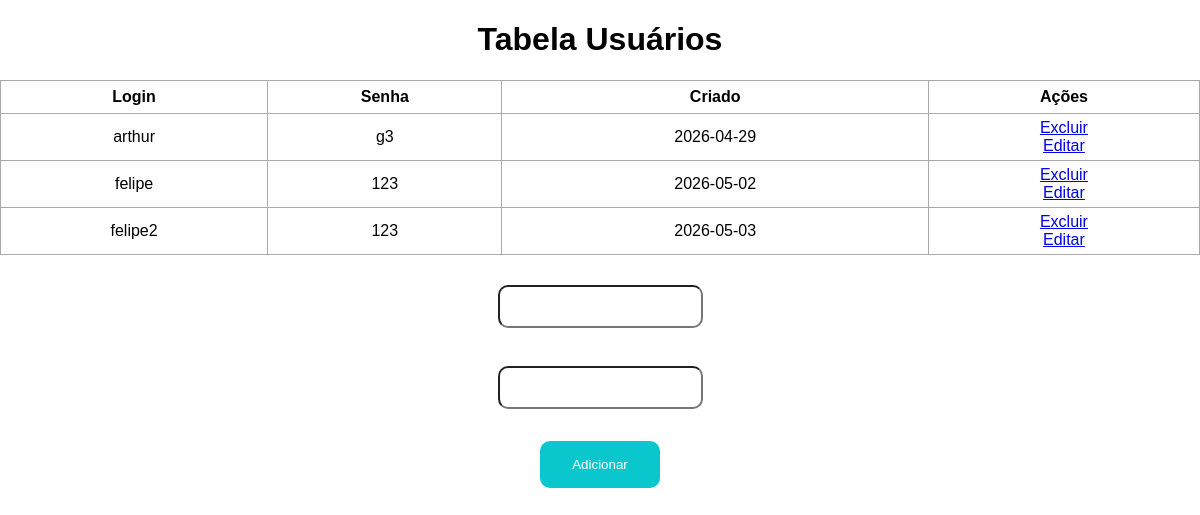
/cadastro, run on an earlier commit of the app's database.
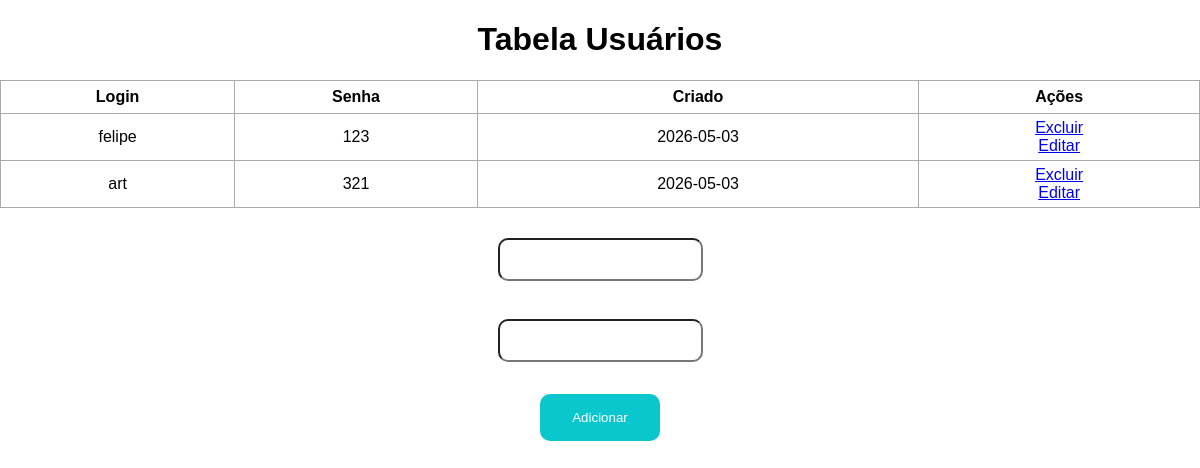
And on a later commit of the database.
### app.py (models this page shows, shortened)
class Usuario(db.Model):
    login = db.Column(db.String, primary_key=True)
    senha = db.Column(db.String(20), nullable = False)
    data_c = db.Column(db.DateTime, default= datetime.now)

### app.py (the view)
@app.route('/cadastro', methods = ['POST','GET'])
def index():
    if request.method == 'POST':
        login = request.form['Login'].strip()
        senha = request.form['Senha'].strip()
        if not login or not senha:
            return "Login e Senha não podem ser vazios"
        if Usuario.query.get(login):
            return "Usuário já existe"
        novo_usuario = Usuario(login=login, senha=senha)
        try:
            db.session.add(novo_usuario)
            db.session.commit()
            return redirect('/')
        except:
            return 'Deu problema'
    else:
        usuarios = Usuario.query.order_by(Usuario.data_c).all()
        return render_template("index.html", usuarios = usuarios)

### templates/index.html (shortened to what this page needs)
{%extends 'base.html'%}
{%block body%}
<div class="content">
    <h1 style="text-align: center;">Tabela Usuários</h1>
    <table>
        <tr>
            <th>Login</th>
            <th>Senha</th>
            <th>Criado</th>
            <th>Ações</th>
        </tr>
        {% for i in usuarios %}
            <tr>
                <td>{{i.login}}</td>
                <td>{{i.senha}}</td>
                <td>{{i.data_c.date()}}</td>
                <td>
                    <a href="/excluir/{{i.login}}">Excluir</a>
                    <br>
                    <a href="/editar/{{i.login}}">Editar</a>
                </td>
            </tr>
        {% endfor %}
    </table>
    <form action="/cadastro" method="POST" class="form">
        <input type="text" name="Login" id="Login">
        <br>
        <input type="text" name="Senha" id="Senha">
        <br>
        <input type="submit" value="Adicionar">
    </form>
</div>
{%endblock%}

### templates/base.html (shortened to what this page needs)
<!DOCTYPE html>
<html lang="en">
<head>
    {% block css %}
    <link rel="stylesheet" href="{{url_for('static', filename = 'css/main.css')}}">
    {% endblock %}
</head>
<body>
    {%block body%}{%endblock%}
</body>
</html>

### static/css/main.css (style rules this page uses)
body, html { margin: 0; font-family: sans-serif; background-color: rgb(255, 255, 255); }
input[type=text] { width: 100%; padding: 12px; margin: 10px 0; box-sizing: border-box; border-radius: 10px; }
.content { width: 100%; display: flex; flex-direction: column; align-items: center; }
table, td, th { border: 1px solid #aaa; }
table { border-collapse: collapse; width: 100%; }
input[type=submit] { background-color: #09c7cd; border: none; color: white; padding: 16px 32px; text-decoration: none; margin: 4px 2px; cursor: pointer; border-radius: 10px; }
th { height: 30px; }
td { text-align: center; padding: 5px; }
.form { margin-top: 20px; display: flex; flex-direction: column; align-items: center; }

What changed in the data, as far as the page shows it:
removed Usuario: login "arthur", senha "g3", data_c "2026-04-29"
removed Usuario: login "felipe2", senha "123", data_c "2026-05-03"
changed Usuario "felipe": data_c "2026-05-02" → "2026-05-03"
added Usuario: login "art", senha "321", data_c "2026-05-03"
